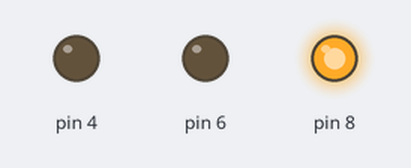
A sketch run on a simulated Arduino Uno, built with avr-gcc and run on an emulated ATmega328P. On the bench: output pins drawn as LEDs (lit = HIGH).

Above: at 1.0 s.
At 3.0 s:
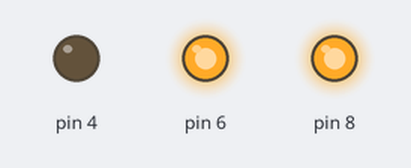
At 5.0 s:
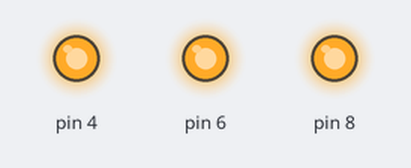
At 7.0 s:
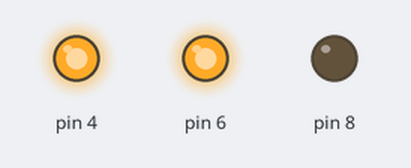
At 9.0 s:
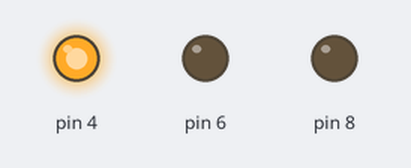
At 11.0 s:
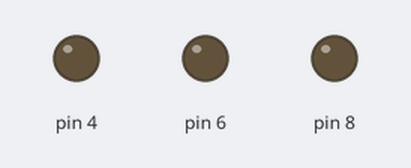
Timing chart, 0 to 15.6 s (numbered marks = the images above):
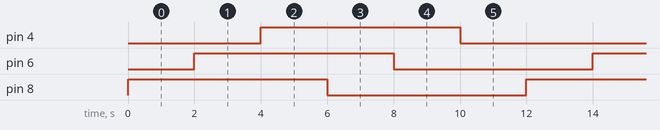

Measured:
- by itself, pin 4, pin 6, pin 8: alternates HIGH for 6.0 s and LOW for 6.0 s
- by itself, everything shown: repeats every 12.0 s, in 6 steps

The sketch:

Arduino_2_GYR_LED_on_off_seperate.ino
```cpp
void setup()
{
  pinMode(4, OUTPUT);
  pinMode(6, OUTPUT);
  pinMode(8, OUTPUT);
}

void loop()
{
  digitalWrite(8, HIGH);
  delay(2000);
  digitalWrite(6, HIGH);
  delay(2000);
  digitalWrite(4, HIGH);
  delay(2000);
  digitalWrite(8, LOW);
  delay(2000);
  digitalWrite(6, LOW);
  delay(2000);
  digitalWrite(4, LOW);
  delay(2000);
}
```
